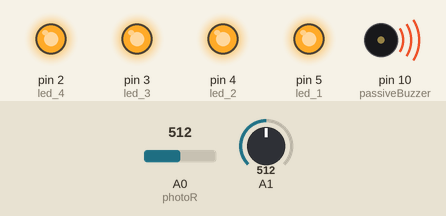
Bench run of a sketch on a simulated Arduino Uno, built with avr-gcc and run on an emulated ATmega328P. Parts: output pins drawn as LEDs (lit = HIGH), buzzer (waves = sounding). The inputs (shaded band) are chosen by the test bench; at power-on: A0 (photoR) = 512, A1 = 512.

Above: at 1.2 s.
1.3 s: A0 (photoR) set to 591
2.8 s: A0 (photoR) set to 612
At 4.0 s:
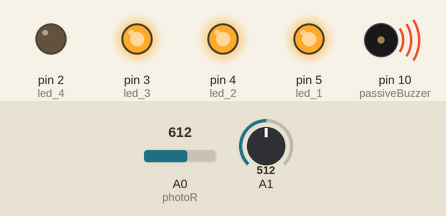
4.3 s: A0 (photoR) set to 683
5.8 s: A0 (photoR) set to 709
At 6.7 s:
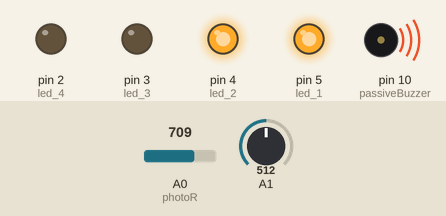
7.5 s: A0 (photoR) set to 784
9.0 s: A0 (photoR) set to 808
At 10.5 s:
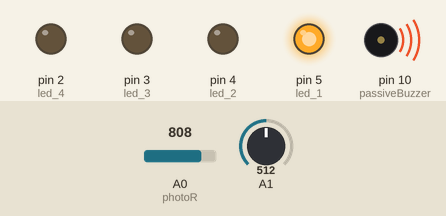
Timing chart, 0 to 11.7 s (numbered marks = the images above; inputs shaded):
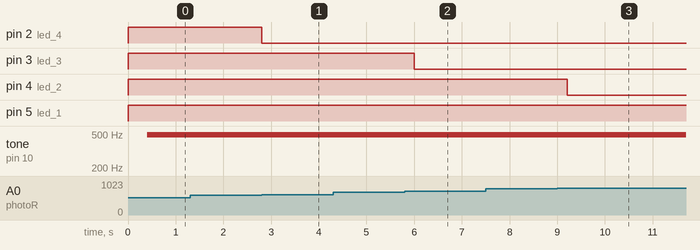

Measured:
- the behaviour switches between 599 and 600 on A0 (photoR) (found by bisection; images 0 and 1)
- the behaviour switches between 699 and 700 on A0 (photoR) (found by bisection; images 1 and 2)
- the behaviour switches between 799 and 800 on A0 (photoR) (found by bisection; images 2 and 3)
- after the input at 1.3 s, every drawn part: stays the same
- after the input at 2.8 s, pin 2 (led_4): HIGH → LOW at once
- after the input at 4.3 s, every drawn part: stays the same
- after the input at 5.8 s, pin 3 (led_3): HIGH → LOW after 0.20 s
- after the input at 7.5 s, every drawn part: stays the same
- after the input at 9.0 s, pin 4 (led_2): HIGH → LOW after 0.21 s

The sketch:

Lab4_MultipleInputOutput.ino
```cpp
// 1- Harsh Dasika - 652855943
// 2- Lab 4 - Multiple Inputs and Outputs
// 3- Description - The 4 LED's should become brighter or darker depending on how much light is detected by the photoresistor.
///                 Simultaneously, the buzzer should work independently and the loudness should be controlled by the potentiometer.
// 4- Assumptions - No assumptions made.
// 5- References - Only used the links provided in the lab assignment sheet.
// 6- Demo - In-person demonstration, 10/10/2022, 10:54 a.m., TA: Michael


// where I've plugged in the various components
const int photoR = A0;
int lightBrightness;
int passiveBuzzer = 10;
int led_1 = 5;
int led_2 = 4;
int led_3 = 3;
int led_4 = 2;


void setup() {
  // put your setup code here, to run once:
  // input device
  pinMode(photoR, INPUT);

  // output devices
  pinMode(passiveBuzzer, OUTPUT);
  pinMode(led_1, OUTPUT);
  pinMode(led_2, OUTPUT);
  pinMode(led_3, OUTPUT);
  pinMode(led_4, OUTPUT);
}


void loop() {
  // put your main code here, to run repeatedly:

  // read the "brightness" and assign to a variable
  lightBrightness = analogRead(photoR);

  if (lightBrightness < 600){   // when darkest, all 4 on
    digitalWrite(led_1, HIGH);
    digitalWrite(led_2, HIGH);
    digitalWrite(led_3, HIGH);
    digitalWrite(led_4, HIGH);
  }
  else if (lightBrightness < 700){   // when slightly brighter, 3 lights on
    digitalWrite(led_1, HIGH);
    digitalWrite(led_2, HIGH);
    digitalWrite(led_3, HIGH);
    digitalWrite(led_4, LOW);
  }
  else if (lightBrightness < 800){  // when slightly more bright, 2 lights on
    digitalWrite(led_1, HIGH);
    digitalWrite(led_2, HIGH);
    digitalWrite(led_3, LOW);
    digitalWrite(led_4, LOW);
  }
  else if (lightBrightness < 900){  // when very bright, 1 light on
    digitalWrite(led_1, HIGH);
    digitalWrite(led_2, LOW);
    digitalWrite(led_3, LOW);
    digitalWrite(led_4, LOW);

  }
  else if (lightBrightness < 1000){  // at brightest, no lights on
    digitalWrite(led_1, LOW);
    digitalWrite(led_2, LOW);
    digitalWrite(led_3, LOW);
    digitalWrite(led_4, LOW);

  }

  delay(400);

  // read the potentiometer
  int buzzerVal = analogRead(A1);
  // between a range from 1-1023 to 0-255
  buzzerVal = map(buzzerVal, 0, 1023, 0, 255);
  // write to what's plugged in at position 10
  analogWrite(10, buzzerVal);
}
```
